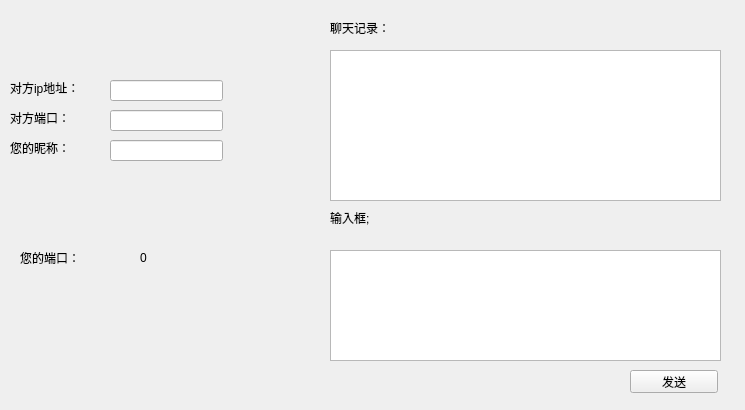
<?xml version="1.0" encoding="UTF-8"?>
<ui version="4.0">
 <class>ServerWidget</class>
 <widget class="QWidget" name="ServerWidget">
  <property name="geometry">
   <rect>
    <x>0</x>
    <y>0</y>
    <width>745</width>
    <height>410</height>
   </rect>
  </property>
  <property name="windowTitle">
   <string>ServerWidget</string>
  </property>
  <widget class="QTextEdit" name="Reader">
   <property name="geometry">
    <rect>
     <x>330</x>
     <y>50</y>
     <width>391</width>
     <height>151</height>
    </rect>
   </property>
   <property name="readOnly">
    <bool>true</bool>
   </property>
  </widget>
  <widget class="QLabel" name="label">
   <property name="geometry">
    <rect>
     <x>330</x>
     <y>20</y>
     <width>72</width>
     <height>15</height>
    </rect>
   </property>
   <property name="text">
    <string>聊天记录：</string>
   </property>
  </widget>
  <widget class="QLabel" name="label_2">
   <property name="geometry">
    <rect>
     <x>330</x>
     <y>210</y>
     <width>72</width>
     <height>15</height>
    </rect>
   </property>
   <property name="text">
    <string>输入框;</string>
   </property>
  </widget>
  <widget class="QTextEdit" name="Writer">
   <property name="geometry">
    <rect>
     <x>330</x>
     <y>250</y>
     <width>391</width>
     <height>111</height>
    </rect>
   </property>
  </widget>
  <widget class="QPushButton" name="sendButton">
   <property name="geometry">
    <rect>
     <x>630</x>
     <y>370</y>
     <width>88</width>
     <height>23</height>
    </rect>
   </property>
   <property name="text">
    <string>发送</string>
   </property>
  </widget>
  <widget class="QLabel" name="label_3">
   <property name="geometry">
    <rect>
     <x>10</x>
     <y>80</y>
     <width>111</width>
     <height>16</height>
    </rect>
   </property>
   <property name="text">
    <string>对方ip地址：</string>
   </property>
  </widget>
  <widget class="QLabel" name="label_4">
   <property name="geometry">
    <rect>
     <x>10</x>
     <y>110</y>
     <width>91</width>
     <height>16</height>
    </rect>
   </property>
   <property name="text">
    <string>对方端口：</string>
   </property>
  </widget>
  <widget class="QLabel" name="label_5">
   <property name="geometry">
    <rect>
     <x>10</x>
     <y>140</y>
     <width>91</width>
     <height>16</height>
    </rect>
   </property>
   <property name="text">
    <string>您的昵称：</string>
   </property>
  </widget>
  <widget class="QLineEdit" name="lineEditIP">
   <property name="geometry">
    <rect>
     <x>110</x>
     <y>80</y>
     <width>113</width>
     <height>21</height>
    </rect>
   </property>
  </widget>
  <widget class="QLineEdit" name="lineEditID">
   <property name="geometry">
    <rect>
     <x>110</x>
     <y>140</y>
     <width>113</width>
     <height>21</height>
    </rect>
   </property>
  </widget>
  <widget class="QLineEdit" name="lineEditPort">
   <property name="geometry">
    <rect>
     <x>110</x>
     <y>110</y>
     <width>113</width>
     <height>21</height>
    </rect>
   </property>
  </widget>
  <widget class="QLabel" name="label_6">
   <property name="geometry">
    <rect>
     <x>20</x>
     <y>250</y>
     <width>91</width>
     <height>16</height>
    </rect>
   </property>
   <property name="text">
    <string>您的端口：</string>
   </property>
  </widget>
  <widget class="QLabel" name="label_Port">
   <property name="geometry">
    <rect>
     <x>140</x>
     <y>250</y>
     <width>72</width>
     <height>15</height>
    </rect>
   </property>
   <property name="text">
    <string>0</string>
   </property>
  </widget>
 </widget>
 <layoutdefault spacing="6" margin="11"/>
 <resources/>
 <connections/>
</ui>
